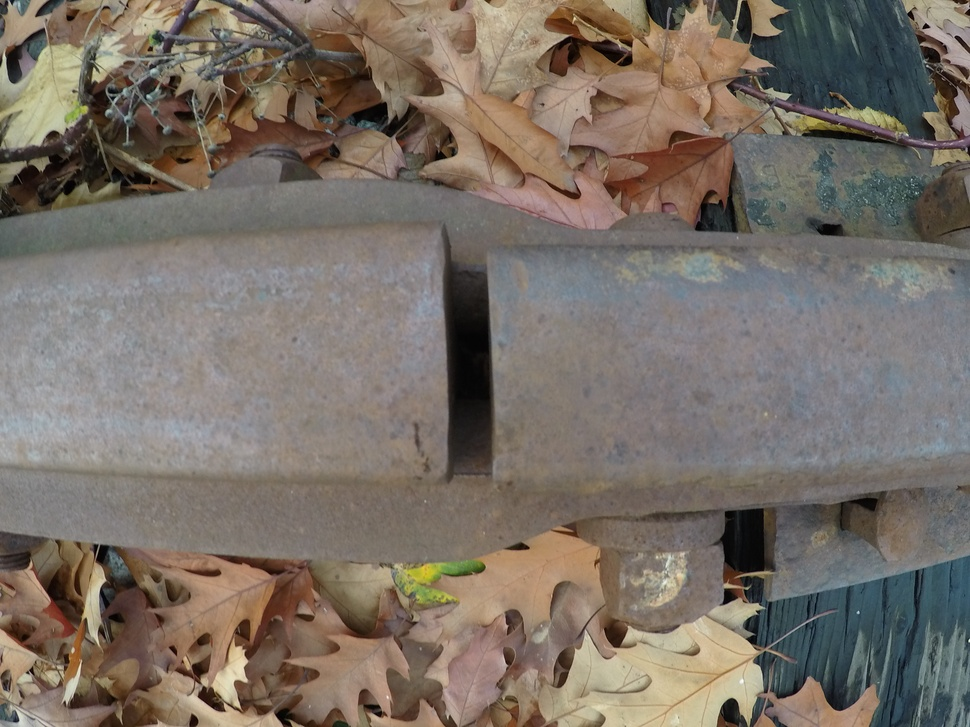
#> input picture data/GPTempDownload(0).jpg, 970 x 727 px, shrunk from 3000 x 2250 before the run
$ python filter_research.py   (older library calls are emulated)
#> lines starting #> are read from the running program, lines starting #| are printed output that depends on the picture; after the words box and inside, x2 and y2 are one past the last pixel; in counts of white or black regions, pixels touching at a corner belong together
# -*- coding: utf-8 -*-
"""
Created on Thu Nov 19 10:58:59 2020

@author: Alexandre
"""
import cv2

from scipy.ndimage import gaussian_filter, sobel
import pandas as pd
import numpy as np
import matplotlib.pyplot as plt
from matplotlib.colors import LogNorm, Normalize

from skimage import filters
from skimage.io import imread
from skimage.color import rgb2gray


"""
Laplacian Filter
"""

depth = cv2.CV_32F
kernel_size = 5

image = cv2.imread('../data/GPTempDownload(0).jpg')
#> image is the input picture: shape (727, 970, 3); mean B, G, R 102.6, 111.9, 121.5
image = cv2.GaussianBlur(image, (3, 3), 0)
image = cv2.cvtColor(image, cv2.COLOR_BGR2GRAY)
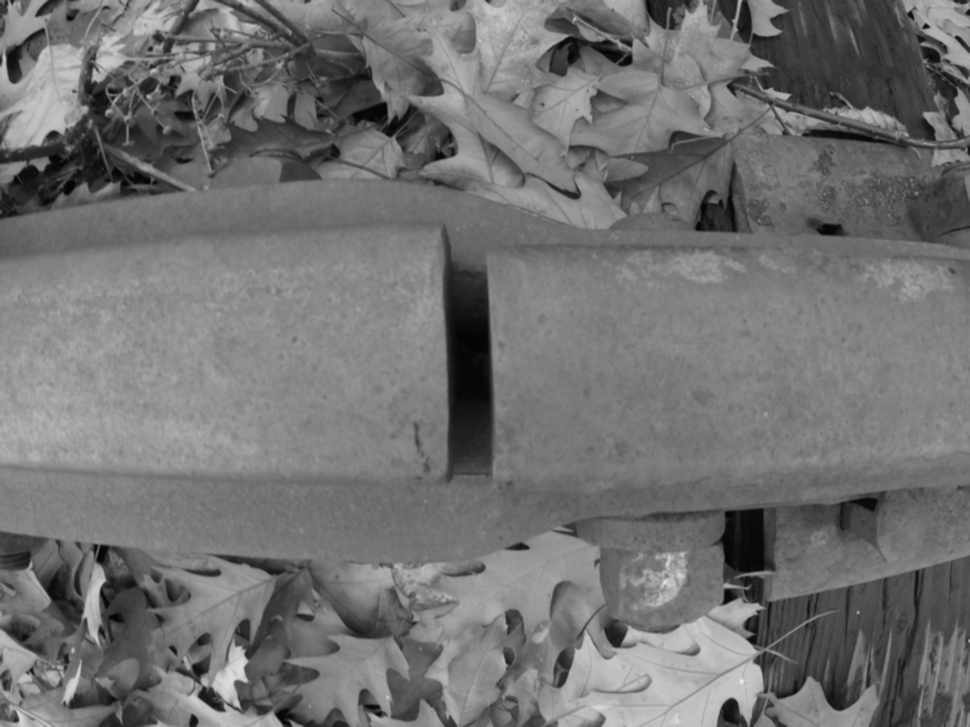
#> image: shape (727, 970); min 3, max 242, mean 113.8

plt.figure(figsize = [20, 20])
plt.subplot(121)
plt.imshow(image, cmap = 'gray')
plt.title('original', size=20)

image = cv2.Laplacian(image, depth,  ksize=kernel_size)
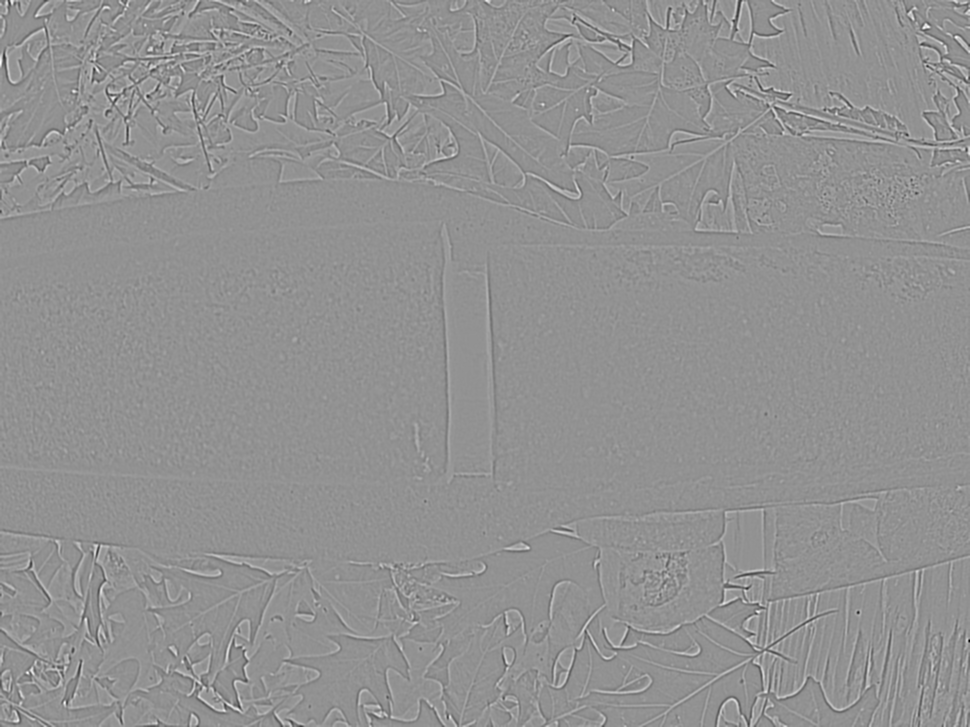
#> image: shape (727, 970) float32; min -4688, max 3488, mean 0; drawn with min black and max white
image = cv2.convertScaleAbs(image)
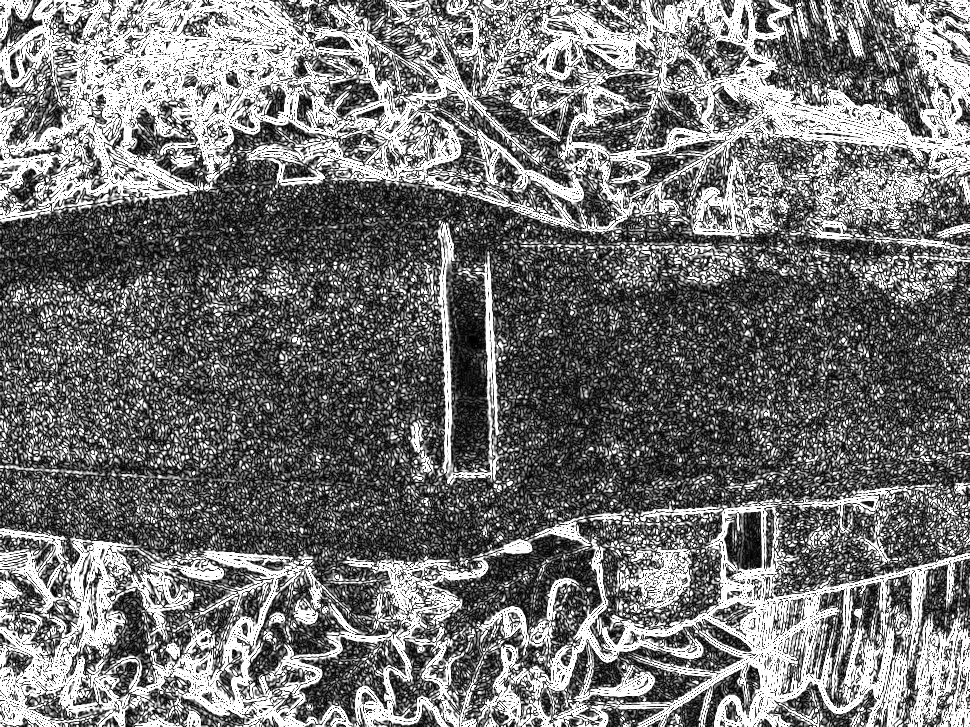
#> image: shape (727, 970); min 0, max 255, mean 116.3
image = np.flip(image, 0)
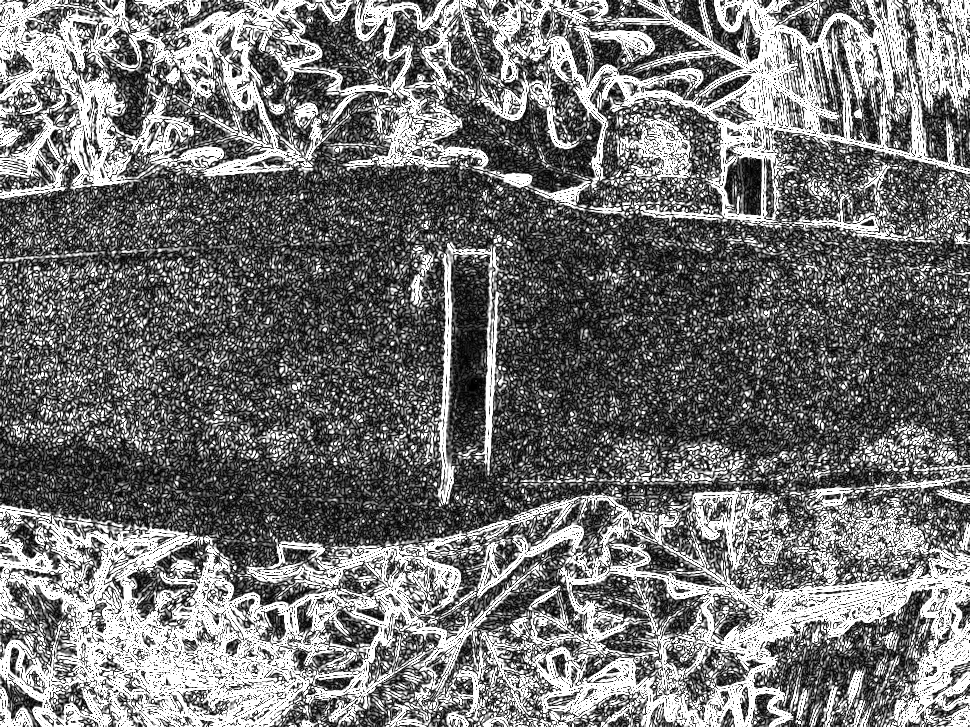
#> image: shape (727, 970); min 0, max 255, mean 116.3
plt.subplot(122)
# norm = LogNorm(image.mean() + 0 * image.std(), image.max())
# plt.imshow(image, norm = norm, origin = "lower", cmap = 'gray')
plt.imshow(image, cmap='gray')
plt.title('laplacian filter, kernel = {:d}'.format(kernel_size), size=20)
plt.tight_layout()

ret,thresh1 = cv2.threshold(image,80, 255,cv2.THRESH_BINARY)
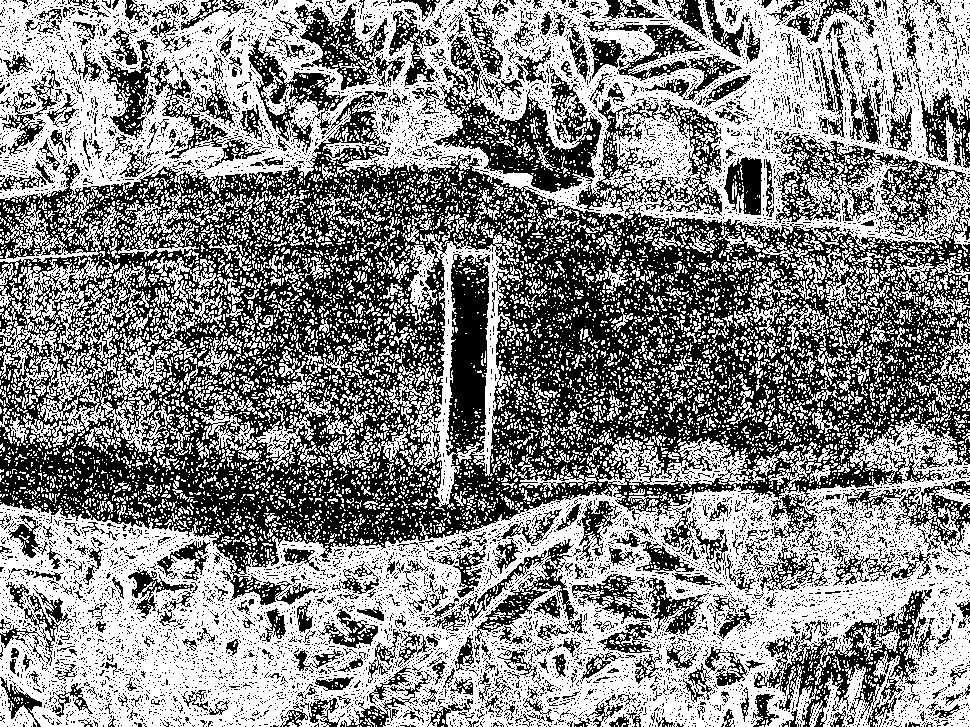
#> thresh1: shape (727, 970); 53.9% white; 10392 black regions (9898 under 20 px), largest, box (x1, y1, x2, y2) and area: (0, 91, 970, 605) 199616, (433, 35, 602, 193) 8352, (774, 131, 970, 237) 6313
plt.figure()
plt.imshow(thresh1, cmap='gray')
plt.title('Binary Image, threshold = 80')
plt.tight_layout()

"""
Sobel Filter
"""

# [22 lines of commented-out code are left out]

"""
Gaussian Filter
"""

# [36 lines of commented-out code are left out]

"""
Adaptive Thresholding
"""
# [39 lines of commented-out code are left out]

$ run again, with data/GPTempDownload(12).jpg copied over data/GPTempDownload(0).jpg
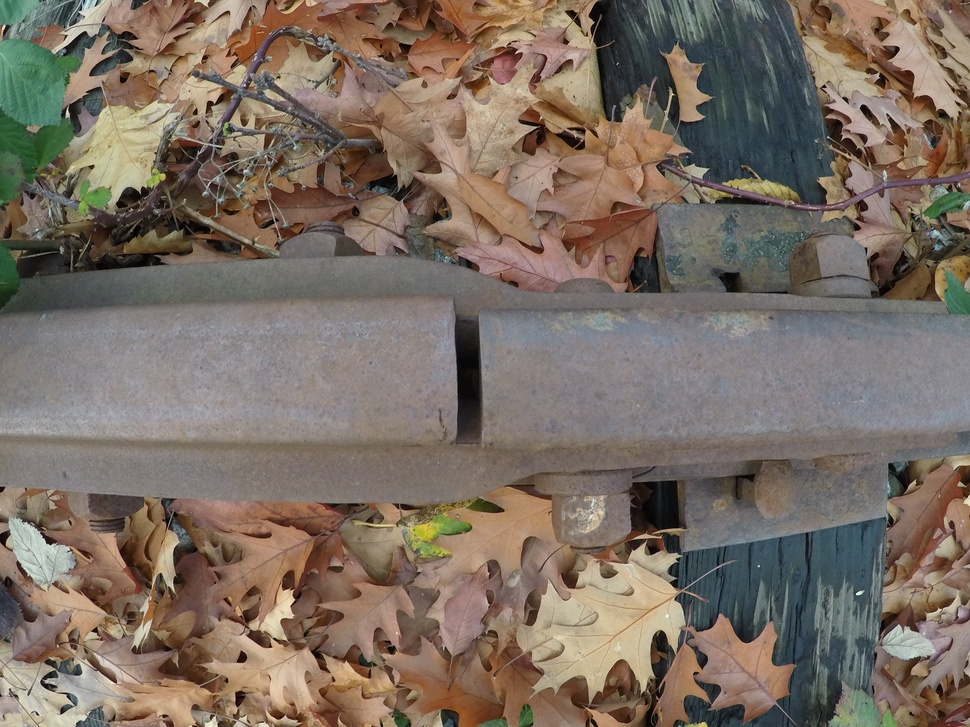
#> input picture data/GPTempDownload(12).jpg, 970 x 727 px, shrunk from 3000 x 2250 before the run
#> image is the input picture: shape (727, 970, 3); mean B, G, R 98.8, 110.2, 123.1
#> `image = np.flip(image, 0)`:
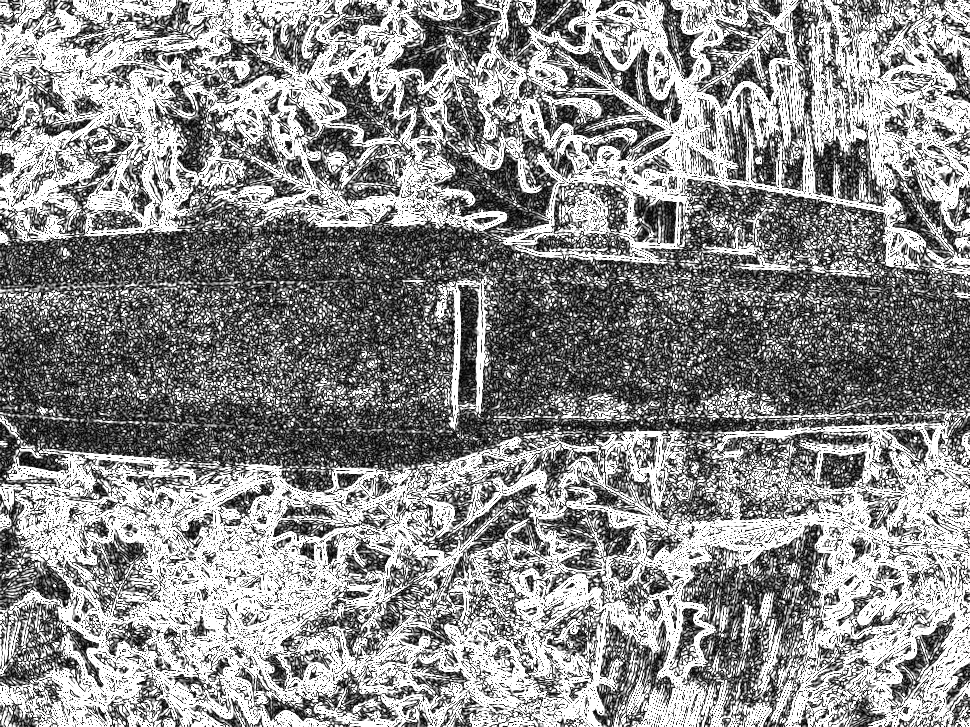
#> image: shape (727, 970); min 0, max 255, mean 141.1
#> `ret,thresh1 = cv2.threshold(image,80, 255,cv2.THRESH_BINARY)`:
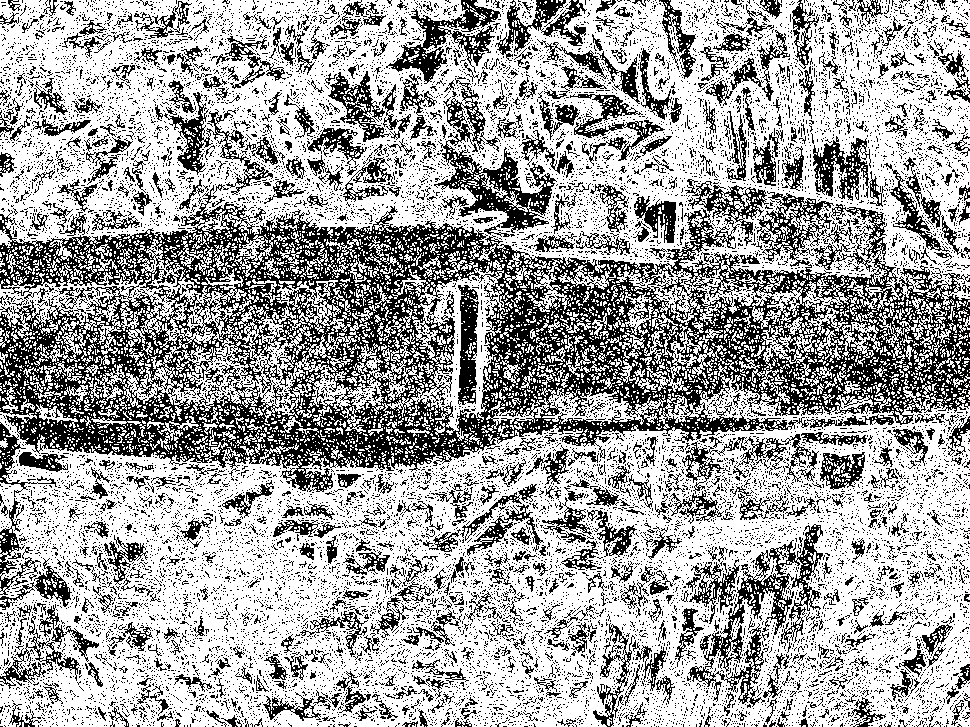
#> thresh1: shape (727, 970); 64.5% white; black in thin lines or dots

$ run again, with data/GPTempDownload(13).jpg copied over data/GPTempDownload(0).jpg
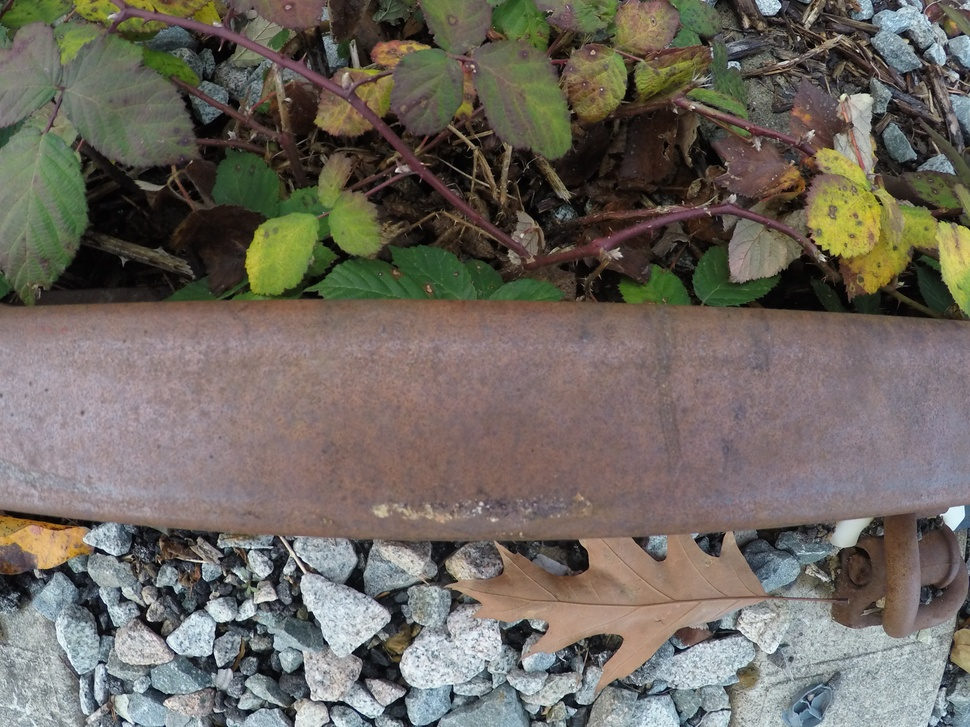
#> input picture data/GPTempDownload(13).jpg, 970 x 727 px, shrunk from 3000 x 2250 before the run
#> image is the input picture: shape (727, 970, 3); mean B, G, R 96.3, 104.3, 110.1
#> `image = np.flip(image, 0)`:
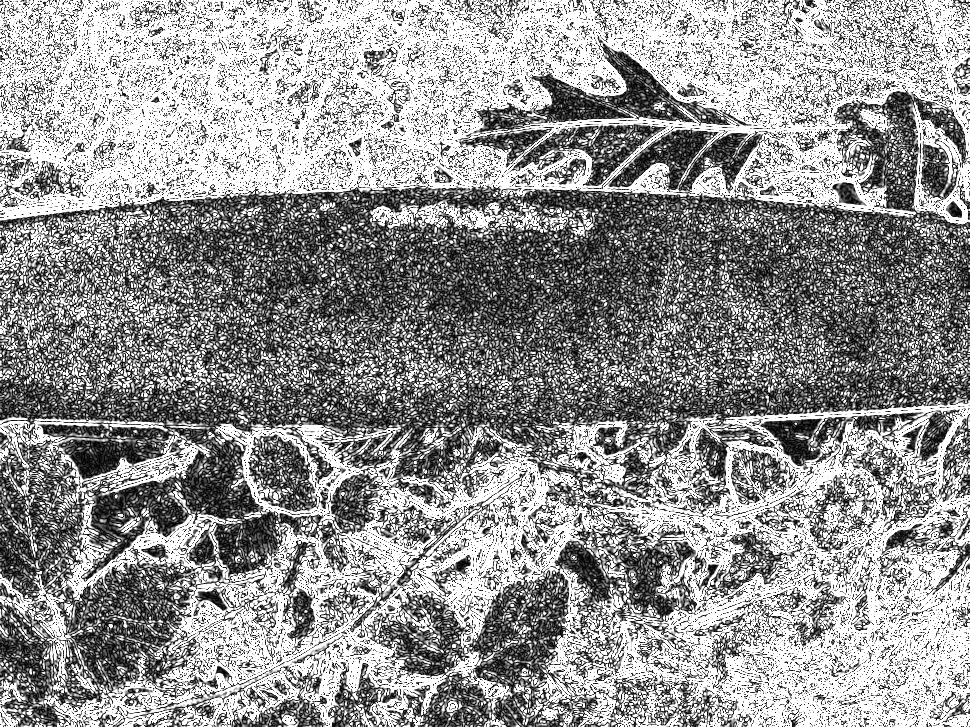
#> image: shape (727, 970); min 0, max 255, mean 147.6
#> `ret,thresh1 = cv2.threshold(image,80, 255,cv2.THRESH_BINARY)`:
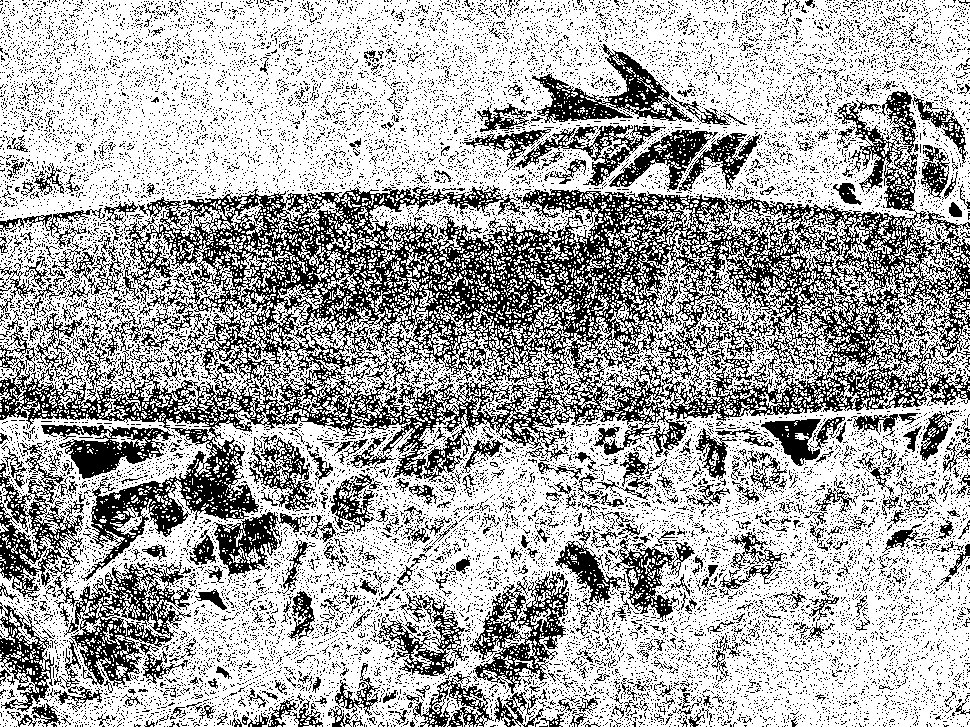
#> thresh1: shape (727, 970); 67.2% white; black in thin lines or dots
